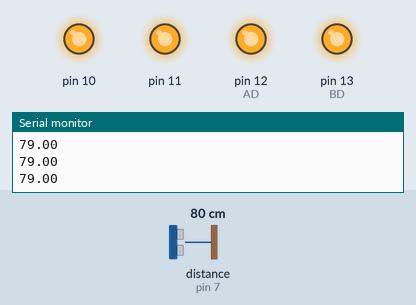
This sketch was run on a simulated Arduino Uno, built with avr-gcc and run on an emulated ATmega328P. On the bench: output pins drawn as LEDs (lit = HIGH), the last lines printed to the serial monitor. The inputs (shaded band) are chosen by the test bench; at power-on: distance to the obstacle (sensor on pin 7) 80 cm. The echo pulse lasts 58.3 µs per cm; pins used as bus, display or sensor lines are not drawn.

Above: at 2.2 s.
2.3 s: distance to the obstacle (sensor on pin 7) set to 2 cm
At 3.5 s:
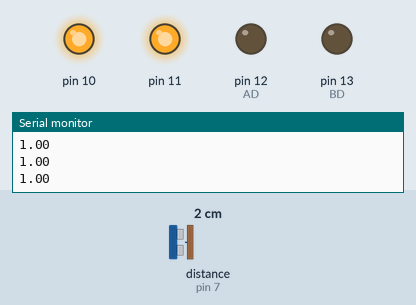
3.8 s: distance to the obstacle (sensor on pin 7) set to 18 cm
At 4.9 s:
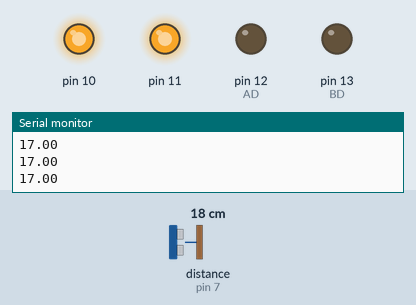
5.3 s: distance to the obstacle (sensor on pin 7) set to 35 cm
At 6.2 s:
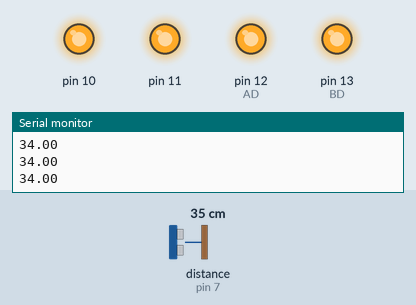
Timing chart, 0 to 8.3 s (numbered marks = the images above; inputs shaded):
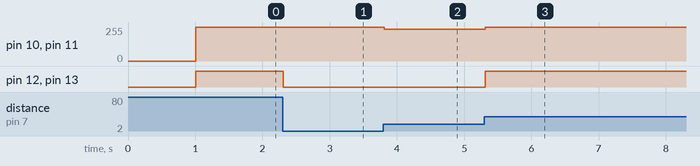

The sketch:

cruise3.ino
```cpp
#define trig 8
#define echo 7

int AD = 12, BD = 13, AP=10, BP=11;
//  오른쪽    왼쪽     오른쪽  왼쪽

void setup() {
    pinMode(trig, OUTPUT);
    pinMode(echo, INPUT);
    pinMode(AD, OUTPUT);
    pinMode(BD, OUTPUT);

    delay(1000);

    Serial.begin(9600);
}

void loop() {

    digitalWrite(trig, HIGH); delay(2);
    digitalWrite(trig, LOW);

    float distance = pulseIn(echo, HIGH) / 59;
    Serial.println(distance);

      float dd = (distance - 20) * 80;

      if (dd > 255) {
        dd = 255;
      } else if (dd < -255) {
        dd = -255;
      }

      motor(dd, dd);

      delay(10);
}


void motor(int vel1, int vel2) {
    if(vel1 < 0) {
        digitalWrite(12, LOW);
    } else {
        digitalWrite(12, HIGH);
    }

    if(vel2 < 0) {
        digitalWrite(13, LOW);
    } else {
        digitalWrite(13, HIGH);
    }

    analogWrite(10, abs(vel1));
    analogWrite(11, abs(vel2));
}
```

Measured:
- after the input at 2.3 s, pin 12 (AD), pin 13 (BD): HIGH → LOW at once
- after the input at 3.8 s, pin 10, pin 11: 255/255 → 240/255 at once
- after the input at 5.3 s, pin 10, pin 11: 240/255 → 255/255 at once; pin 12 (AD), pin 13 (BD): LOW → HIGH at once
